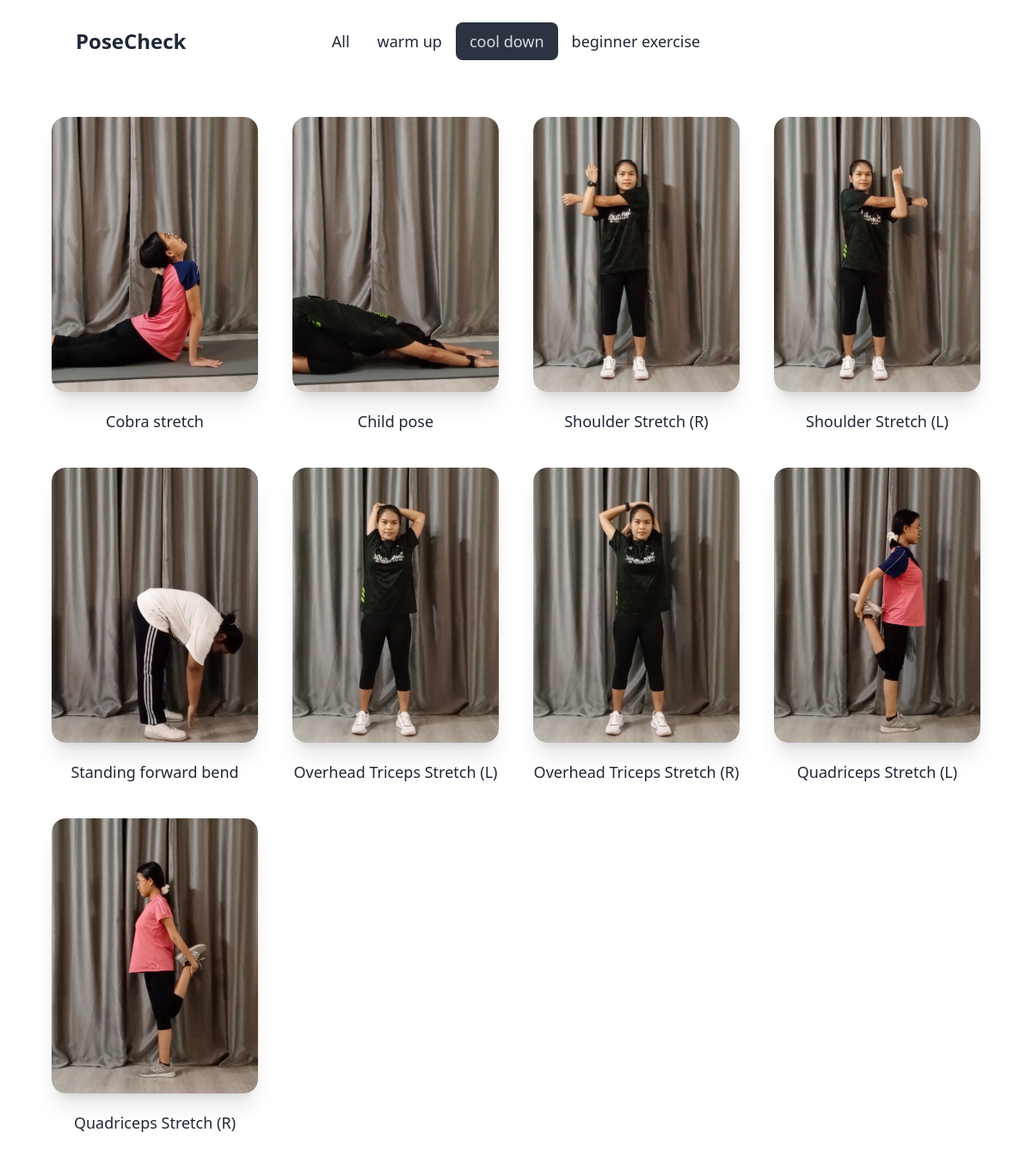
Page /PoseCheck/?categoryid=2 on the committed database.
### PoseCheck/models.py (models this page shows, shortened)
class Category(models.Model):
    name = models.CharField(max_length=100, default="warm up")

class Exercise(models.Model):
    code = models.CharField(max_length=10, unique=True)
    slug = models.SlugField(max_length=200, unique=True)
    title = models.CharField(max_length=200, unique=True)
    category = models.ForeignKey(Category, null=True, blank=True, on_delete=models.CASCADE)
    image = models.FileField(upload_to='upload', null=True, blank=True)
    video = models.TextField(null=True, blank=True)
    time = models.CharField(max_length=10)
    description = models.TextField(null=True, blank=True)
    create = models.DateTimeField(auto_now_add=True)
    update = models.DateTimeField(auto_now=True)
    def show_image(self):
        if self.image:
            return format_html('<img src="' + self.image.url + '" height="50px">')
        else:
            return ''
    show_image.allow_tags = True

### PoseCheck/views.py (the view)
# urls.py: path('',views.index, name='index'),
def index(request):
    category = Category.objects.all()
    exercise = Exercise.objects.all()
    categ_id = request.GET.get('categoryid')
    if categ_id:
        exercise = exercise.filter(category_id = categ_id)
    return render(request, 'posecheck/index.html', {
        'category':category,
        'exercise':exercise,
        'categ_id':categ_id,
    })

### templates/PoseCheck/index.html (shortened to what this page needs)
{% extends "layouts/baseforhomepage.html" %}
{% block content %}
    {% for e in exercise %}
    <div class="group flex flex-col items-center">
        <div class="card w-40 h-60 md:w-52 md:h-72 lg:w-60 lg:h-80 bg-base-100 shadow-xl image-full group-hover:scale-110 group-hover:duration-500">
            <figure>
                {% if e.image %}
                <img src="{{ e.image.url }}" alt="{{ e.title }}" />
                {% else %}
                <img src="#" alt="No Image Available" />
                {% endif %}
            </figure>
        </div>
        <div class="pt-5 text-md font-medium sm:text-xl md:text-lg">
            <a href="{% url 'PoseCheck:description' slug=e.slug %}">{{e.title}}</a>
        </div>
    </div>
    {% endfor %}
{% endblock %}

### templates/layouts/baseforhomepage.html (shortened to what this page needs)
<!DOCTYPE html>
<html>
    <head>
        <link href="https://cdn.jsdelivr.net/npm/daisyui@4.7.2/dist/full.min.css" rel="stylesheet" type="text/css" />
        <script src="https://cdn.tailwindcss.com"></script>
    </head>
    <body>
        <div class="navbar bg-base-100">
            <div class="navbar-start">
              <a href="{% url 'myapp:index' %}" class="link link-hover text-2xl font-bold md:ps-20">PoseCheck</a>
            </div>
            <div class="navbar-center hidden lg:flex">
                <ul class="menu menu-horizontal px-1">
                  <li><a href="{% url 'PoseCheck:index' %}" class="text-lg {% if not categ_id %}active{% endif %}" >All</a></li>
                  {% for c in category %}
                  <li><a href="{% url 'PoseCheck:index' %}?categoryid={{c.id}}" class="text-lg {% if categ_id|add:'0' == c.id %}active{% endif %}">{{c.name}}</a></li>
                  {% endfor %}
                </ul>
            </div>
        </div>
        <div class="hero p-10">
            <div class="grid grid-cols-2 content-around gap-10 md:grid-cols-3 lg:grid-cols-4 xl:grid-cols-5">
            {% block content %}
            {% endblock %}
            </div>
        </div>
    </body>
</html>

### templates/layouts/baseforhomepage.html (style rules this page uses)
.navbar { min-height: 6rem; }
.card { overflow: hidden; }
.card.image-full:before { opacity: 0; object-fit: scale-down; }
.card.image-full > figure img { transition: 0.5s; }

### rows in the picture
Category: name "warm up"
Category: name "cool down"
Category: name "beginner exercise"
Exercise: image (picture), title "Cobra stretch"
Exercise: image (picture), title "Child pose"
Exercise: image (picture), title "Shoulder Stretch (R)"
Exercise: image (picture), title "Shoulder Stretch (L)"
Exercise: image (picture), title "Standing forward bend"
Exercise: image (picture), title "Overhead Triceps Stretch (L)"
Exercise: image (picture), title "Overhead Triceps Stretch (R)"
Exercise: image (picture), title "Quadriceps Stretch (L)"
Exercise: image (picture), title "Quadriceps Stretch (R)"
